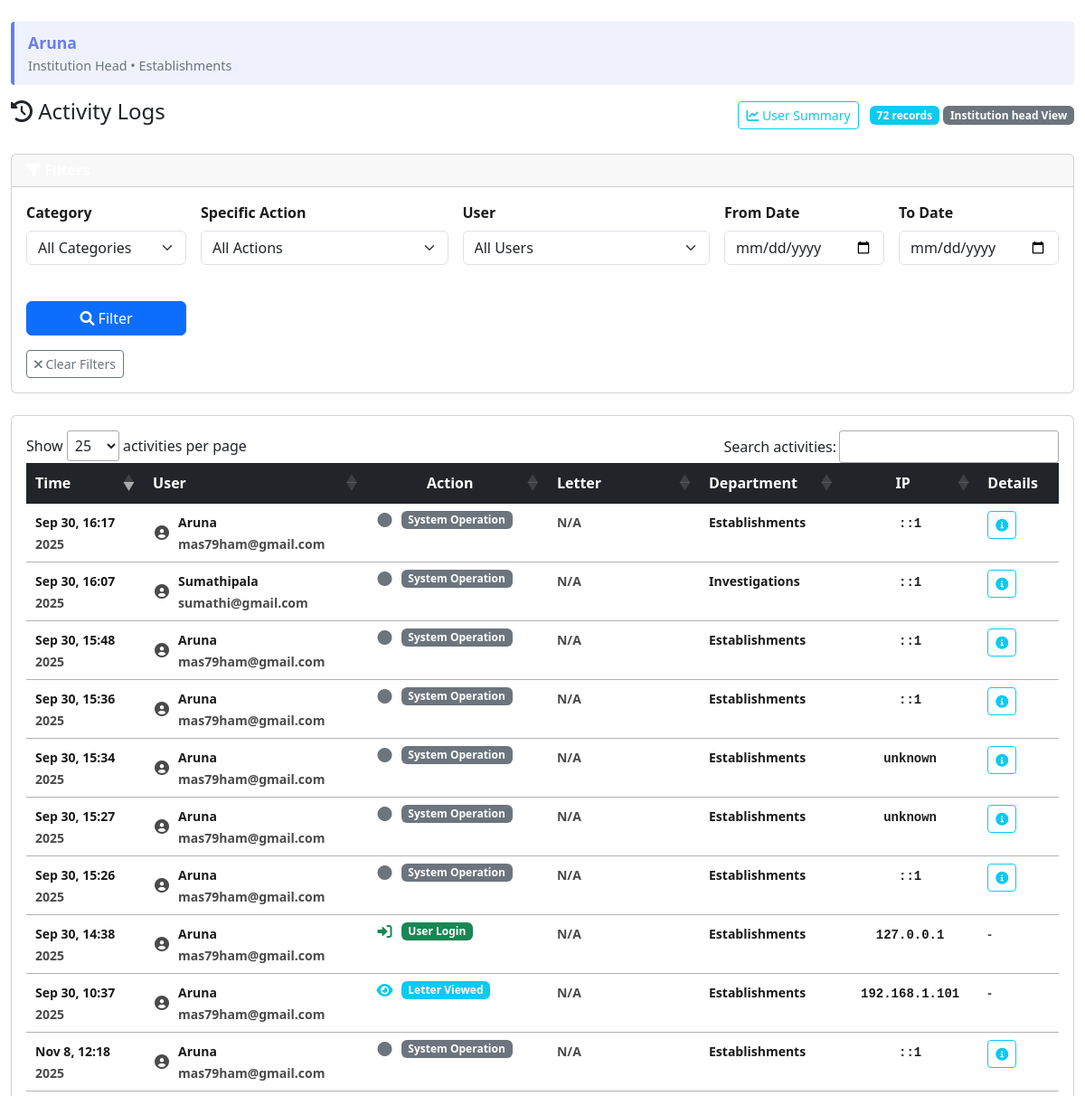
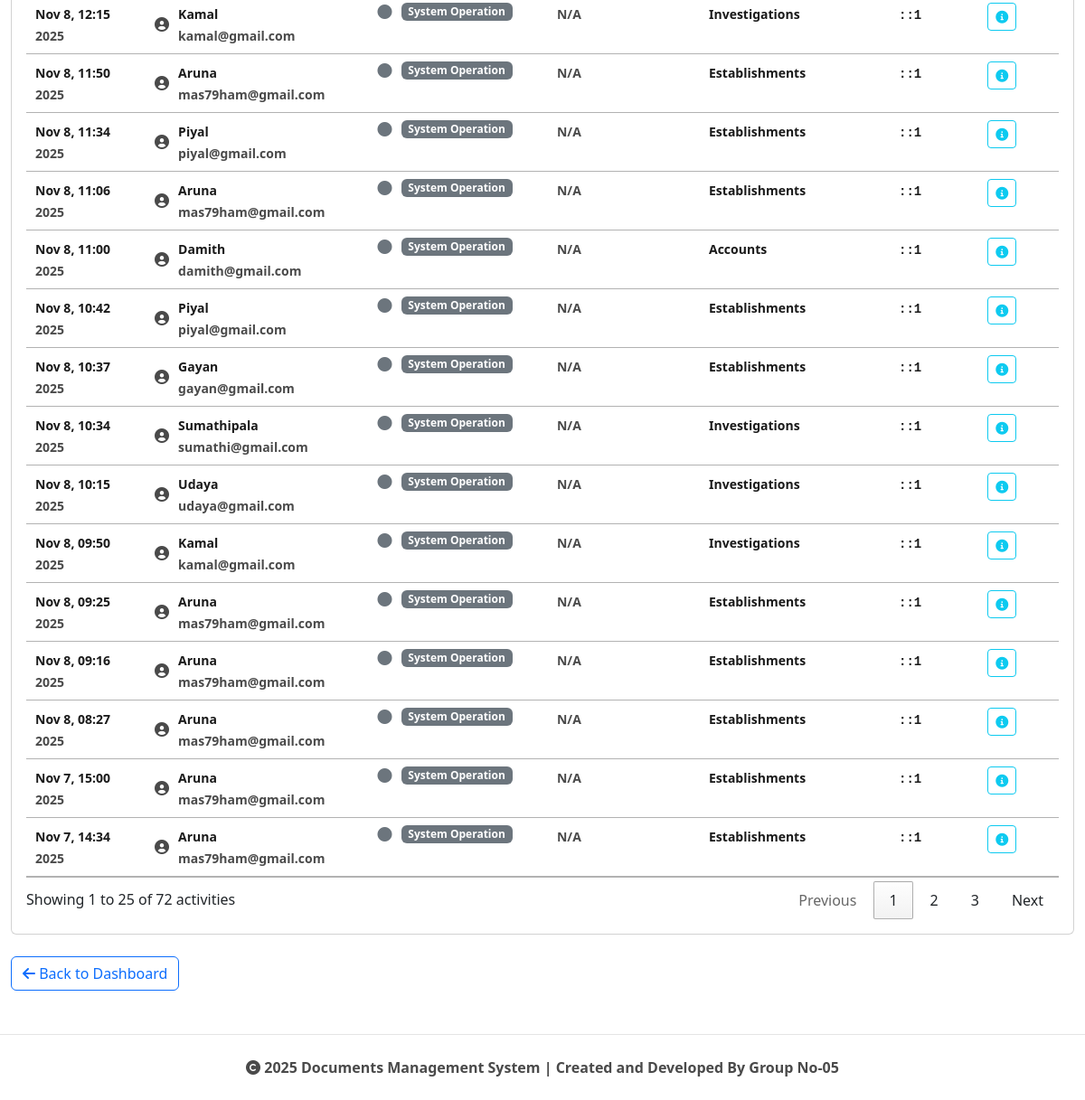
/office_letter/src/activity_logs.php (signed in), run on the app's committed database (2 pictures, top to bottom).
### tables this page shows
CREATE TABLE `users` (
  `id` int(11) NOT NULL,
  `username` varchar(50) DEFAULT NULL,
  `password` varchar(255) DEFAULT NULL,
  `last_login` datetime DEFAULT NULL COMMENT 'Last login timestamp',
  `employee_id` int(11) DEFAULT NULL,
  `role` varchar(50) DEFAULT NULL,
  `email` varchar(255) NOT NULL,
  `created_at` timestamp NOT NULL DEFAULT current_timestamp(),
  `approved` tinyint(1) DEFAULT 0 COMMENT 'Account approval status: 0=pending, 1=approved',
  `approved_by` int(11) DEFAULT NULL COMMENT 'User ID who approved this account',
  `approved_at` timestamp NULL DEFAULT NULL COMMENT 'When account was approved',
  `created_by` int(11) DEFAULT NULL COMMENT 'User ID who created this account'
);

CREATE TABLE `employee` (
  `id` int(11) NOT NULL,
  `name` varchar(100) DEFAULT NULL,
  `email` varchar(100) DEFAULT NULL,
  `password` varchar(255) DEFAULT NULL,
  `department_id` int(11) DEFAULT NULL,
  `role` varchar(50) DEFAULT NULL
);

CREATE TABLE `department` (
  `id` int(11) NOT NULL,
  `name` varchar(50) DEFAULT NULL,
  `abbreviation` varchar(10) DEFAULT NULL
);

CREATE TABLE `activitylog` (
  `id` int(11) NOT NULL,
  `user_id` int(11) DEFAULT NULL,
  `action` varchar(50) DEFAULT NULL,
  `letter_id` int(11) DEFAULT NULL,
  `old_values` longtext DEFAULT NULL CHECK (json_valid(`old_values`)),
  `new_values` longtext DEFAULT NULL CHECK (json_valid(`new_values`)),
  `ip_address` varchar(45) DEFAULT NULL,
  `user_agent` text DEFAULT NULL,
  `timestamp` datetime DEFAULT NULL
);

### office_letter/src/activity_logs.php (the view, shortened to what the rows shown need)
<?php
require_once '../config/db.php';
require_once 'user_info_helper.php';
require_once 'activity_logger.php';
$user_id = intval($_SESSION['user_id']);
$user_info = get_user_info($user_id, $conn);
$role = $user_info['role'];
$where_conditions = ["1=1"];
$params = [];
$param_types = '';
$where_conditions[] = "al.action IS NOT NULL AND al.action != '' AND al.action != '0' AND al.action != 'unknown_action'";
$sql = "
    SELECT
        al.*,
        u.username,
        u.role as user_role,
        e.name as employee_name,
        l.letter_number,
        l.subject as letter_subject,
        d.name as department_name
    FROM activitylog al
    JOIN users u ON al.user_id = u.id
    JOIN employee e ON u.employee_id = e.id
    LEFT JOIN letter l ON al.letter_id = l.id
    LEFT JOIN department d ON COALESCE(l.department_id, e.department_id) = d.id
";
if (!empty($where_conditions)) {
    $sql .= " WHERE " . implode(" AND ", $where_conditions);
}
$sql .= " ORDER BY al.timestamp DESC LIMIT 500";
if (!empty($params)) {
    $stmt = $conn->prepare($sql);
    $stmt->bind_param($param_types, ...$params);
    $stmt->execute();
    $result = $stmt->get_result();
} else {
    $result = $conn->query($sql);
}
?>
<!DOCTYPE html>
<html>
<head>
    <link rel="stylesheet" href="https://cdn.jsdelivr.net/npm/bootstrap@5.3.0/dist/css/bootstrap.min.css">
    <link rel="stylesheet" href="https://cdn.datatables.net/1.13.6/css/jquery.dataTables.min.css">
    <link rel="stylesheet" href="https://cdnjs.cloudflare.com/ajax/libs/font-awesome/6.0.0/css/all.min.css">
</head>
<body>
<div class="container-fluid mt-4">
    <?php echo display_user_info_compact($user_info); ?>
    <div class="d-flex justify-content-between align-items-center mb-4">
        <div>
            <a href="user_activity_summary.php" class="btn btn-outline-info btn-sm me-2">
                <i class="fas fa-chart-line"></i> User Summary
            </a>
            <span class="badge bg-info"><?php echo $result->num_rows; ?> records</span>
            <span class="badge bg-secondary"><?php echo ucfirst(str_replace('_', ' ', $role)); ?> View</span>
        </div>
    </div>
    <div class="card">
        <div class="card-body">
            <div class="table-responsive">
                <table id="activityTable" class="table table-sm table-hover">
                    <thead class="table-dark">
                        <tr>
                            <th>Time</th>
                            <th>User</th>
                            <th>Action</th>
                            <th>Letter</th>
                            <th>Department</th>
                            <th>IP</th>
                            <th>Details</th>
                        </tr>
                    </thead>
                    <tbody>
                        <?php
                        $result->data_seek(0);
                        while ($row = $result->fetch_assoc()):
                            $actionIcon = match($row['action']) {
                                'user_login' => 'fas fa-sign-in-alt text-success',
                                'user_logout' => 'fas fa-sign-out-alt text-warning',
                                'letter_created' => 'fas fa-plus-circle text-primary',
                                'letter_updated', 'letter_updated_manual' => 'fas fa-edit text-warning',
                                'letter_deleted' => 'fas fa-trash text-danger',
                                'letter_viewed' => 'fas fa-eye text-info',
                                'letter_assigned' => 'fas fa-user-tag text-info',
                                'status_changed' => 'fas fa-exchange-alt text-warning',
                                'department_changed' => 'fas fa-building text-info',
                                'letters_searched' => 'fas fa-search text-primary',
                                'data_exported' => 'fas fa-file-export text-success',
                                'attachment_added' => 'fas fa-paperclip text-success',
                                'attachment_removed' => 'fas fa-times-circle text-danger',
                                'attachment_replaced' => 'fas fa-sync text-warning',
                                'attachment_viewed' => 'fas fa-eye text-info',
                                'attachment_downloaded' => 'fas fa-download text-primary',
                                'login_failed' => 'fas fa-exclamation-triangle text-danger',
                                'unauthorized_access' => 'fas fa-ban text-danger',
                                'password_changed' => 'fas fa-key text-success',
                                'password_reset_requested' => 'fas fa-unlock text-warning',
                                'password_reset_completed' => 'fas fa-check-circle text-success',
                                'role_changed' => 'fas fa-user-shield text-warning',
                                'configuration_changed' => 'fas fa-cogs text-info',
                                default => 'fas fa-circle text-secondary'
                            };
                            $badgeColor = match($row['action']) {
                                'user_login', 'password_changed', 'password_reset_completed', 'attachment_added', 'data_exported' => 'success',
                                'letter_created', 'letters_searched', 'attachment_downloaded' => 'primary',
                                'letter_updated', 'letter_updated_manual', 'user_logout', 'status_changed', 'attachment_replaced', 'password_reset_requested', 'role_changed' => 'warning',
                                'letter_deleted', 'login_failed', 'unauthorized_access', 'attachment_removed' => 'danger',
                                'letter_viewed', 'letter_assigned', 'attachment_viewed', 'department_changed', 'configuration_changed' => 'info',
                                default => 'secondary'
                            };
                            $actionDisplay = match($row['action']) {
                                'letter_updated_manual' => 'Letter Updated',
                                'attachment_downloaded' => 'Download',
                                'attachment_viewed' => 'View Attachment',
                                'attachment_added' => 'Attachment Added',
                                'attachment_removed' => 'Attachment Removed',
                                'attachment_replaced' => 'Attachment Replaced',
                                'password_reset_requested' => 'Reset Request',
                                'password_reset_completed' => 'Reset Complete',
                                'letters_searched' => 'Search Letters',
                                'data_exported' => 'Data Export',
                                'configuration_changed' => 'Config Change',
                                default => str_replace('_', ' ', ucwords($row['action'], '_'))
                            };
                        ?>
                        <tr>
                            <td>
                                <small>
                                    <?php echo date('M j, H:i', strtotime($row['timestamp'])); ?><br>
                                    <span class="text-muted"><?php echo date('Y', strtotime($row['timestamp'])); ?></span>
                                </small>
                            </td>
                            <td>
                                <div class="d-flex align-items-center">
                                    <div class="activity-icon me-2">
                                        <i class="fas fa-user-circle text-muted"></i>
                                    </div>
                                    <div>
                                        <strong class="small"><?php echo htmlspecialchars($row['employee_name']); ?></strong><br>
                                        <small class="text-muted"><?php echo htmlspecialchars($row['username']); ?></small>
                                    </div>
                                </div>
                            </td>
                            <td>
                                <div class="d-flex align-items-center">
                                    <i class="<?php echo $actionIcon; ?> activity-icon me-2"></i>
                                    <span class="badge bg-<?php echo $badgeColor; ?> activity-badge">
                                        <?php echo htmlspecialchars($actionDisplay); ?>
                                    </span>
                                </div>
                            </td>
                            <td>
                                <?php if ($row['letter_number']): ?>
                                    <div>
                                        <strong class="small"><?php echo htmlspecialchars($row['letter_number']); ?></strong>
                                        <?php if ($row['letter_subject']): ?>
                                            <br><small class="text-muted">
                                                <?php echo htmlspecialchars(substr($row['letter_subject'], 0, 30)); ?>
                                                <?php echo strlen($row['letter_subject']) > 30 ? '...' : ''; ?>
                                            </small>
                                        <?php endif; ?>
                                    </div>
                                <?php else: ?>
                                    <small class="text-muted">N/A</small>
                                <?php endif; ?>
                            </td>
                            <td>
                                <small><?php echo htmlspecialchars($row['department_name'] ?: 'System'); ?></small>
                            </td>
                            <td>
                                <small class="font-monospace"><?php echo htmlspecialchars($row['ip_address']); ?></small>
                            </td>
                            <td>
                                <?php if ($row['old_values'] || $row['new_values']): ?>
                                    <button class="btn btn-outline-info btn-sm" data-bs-toggle="modal"
                                            data-bs-target="#detailModal<?php echo $row['id']; ?>">
                                        <i class="fas fa-info-circle"></i>
                                    </button>
                                <?php else: ?>
                                    <small class="text-muted">-</small>
                                <?php endif; ?>
                            </td>
                        </tr>
                        <?php endwhile; ?>
                    </tbody>
                </table>
            </div>
        </div>
    </div>
</div>
</body>
</html>

### office_letter/src/user_info_helper.php (shortened to what the rows shown need)
<?php
function get_user_info($user_id, $conn) {
    $userStmt = $conn->prepare("
        SELECT
            u.role,
            e.name as employee_name,
            d.name as department_name,
            d.abbreviation as department_abbr,
            e.email as employee_email,
            e.id as employee_id
        FROM Users u
        LEFT JOIN Employee e ON u.employee_id = e.id
        LEFT JOIN Department d ON e.department_id = d.id
        WHERE u.id = ?
        LIMIT 1
    ");
    $userStmt->bind_param('i', $user_id);
    $userStmt->execute();
    $userRes = $userStmt->get_result();
    if ($userRow = $userRes->fetch_assoc()) {
        return [
            'role' => strtolower(str_replace(' ', '_', $userRow['role'])),
            'role_display' => ucwords(str_replace('_', ' ', $userRow['role'])),
            'employee_name' => $userRow['employee_name'] ?? 'Unknown User',
            'department_name' => $userRow['department_name'] ?? 'No Department',
            'department_abbr' => $userRow['department_abbr'] ?? '',
            'employee_email' => $userRow['employee_email'] ?? '',
            'employee_id' => $userRow['employee_id'] ?? 0
        ];
    }
    return null;
}
function display_user_info_compact($user_info) {
    return '
    <div class="user-info-compact">
        <div class="user-name">' . htmlspecialchars($user_info['employee_name']) . '</div>
        <div class="user-details">
            ' . htmlspecialchars($user_info['role_display']) . ' • ' . htmlspecialchars($user_info['department_name']) . '
        </div>
    </div>';
}
?>

### data on the page
users: employee.name "Aruna", department.name "Establishments", role "Institution head"
activitylog: timestamp "Nov 8, 12:18", timestamp "2025", employee.name "Aruna", user.username "mas79ham@gmail.com", action "System Operation", shows "N/A", department.name "Establishments", ip_address "::1"
activitylog: timestamp "Nov 8, 12:15", timestamp "2025", employee.name "Kamal", user.username "kamal@gmail.com", action "System Operation", shows "N/A", department.name "Investigations", ip_address "::1"
activitylog: timestamp "Nov 8, 11:50", timestamp "2025", employee.name "Aruna", user.username "mas79ham@gmail.com", action "System Operation", shows "N/A", department.name "Establishments", ip_address "::1"
activitylog: timestamp "Nov 8, 11:34", timestamp "2025", employee.name "Piyal", user.username "piyal@gmail.com", action "System Operation", shows "N/A", department.name "Establishments", ip_address "::1"
activitylog: timestamp "Nov 8, 11:06", timestamp "2025", employee.name "Aruna", user.username "mas79ham@gmail.com"
activitylog: timestamp "Sep 30, 16:17", timestamp "2025", employee.name "Aruna", user.username "mas79ham@gmail.com", action "System Operation", shows "N/A", department.name "Establishments", ip_address "::1"
activitylog: timestamp "Sep 30, 16:07", timestamp "2025", employee.name "Sumathipala", user.username "sumathi@gmail.com", action "System Operation", shows "N/A", department.name "Investigations", ip_address "::1"
activitylog: timestamp "Sep 30, 15:48", timestamp "2025", employee.name "Aruna", user.username "mas79ham@gmail.com", action "System Operation", shows "N/A", department.name "Establishments", ip_address "::1"
activitylog: timestamp "Sep 30, 15:36", timestamp "2025", employee.name "Aruna", user.username "mas79ham@gmail.com", action "System Operation", shows "N/A", department.name "Establishments", ip_address "::1"
activitylog: timestamp "Sep 30, 15:34", timestamp "2025", employee.name "Aruna", user.username "mas79ham@gmail.com", action "System Operation", shows "N/A", department.name "Establishments", ip_address "unknown"
activitylog: timestamp "Sep 30, 15:27", timestamp "2025", employee.name "Aruna", user.username "mas79ham@gmail.com", action "System Operation", shows "N/A", department.name "Establishments", ip_address "unknown"
activitylog: timestamp "Sep 30, 15:26", timestamp "2025", employee.name "Aruna", user.username "mas79ham@gmail.com", action "System Operation", shows "N/A", department.name "Establishments", ip_address "::1"
activitylog: timestamp "Sep 30, 14:38", timestamp "2025", employee.name "Aruna", user.username "mas79ham@gmail.com", action "User Login", shows "N/A", department.name "Establishments", ip_address "127.0.0.1"
activitylog: timestamp "Sep 30, 10:37", timestamp "2025", employee.name "Aruna", user.username "mas79ham@gmail.com", action "Letter Viewed", shows "N/A", department.name "Establishments", ip_address "192.168.1.101"

### other printed values
$user_info['role_display'] "Institution Head"
$result->num_rows "72"
